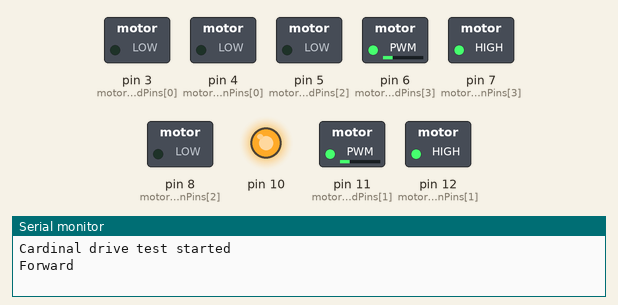
Recording of a sketch running on a simulated Arduino Uno, built with avr-gcc and run on an emulated ATmega328P. Shown: switched loads named in the sketch (green lamp = pin HIGH), output pins drawn as LEDs (lit = HIGH), the last lines printed to the serial monitor.

Above: at 0.05 s.
At 1.45 s:
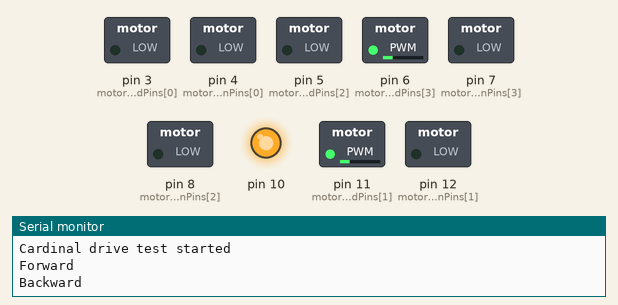
At 2.2 s:
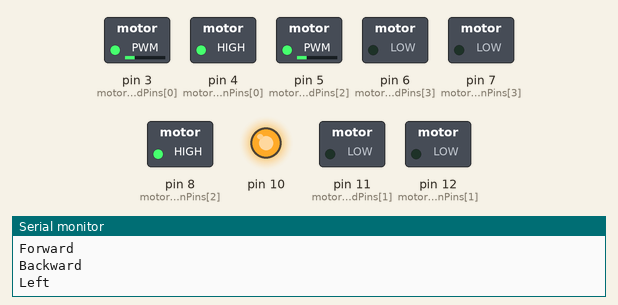
At 2.95 s:
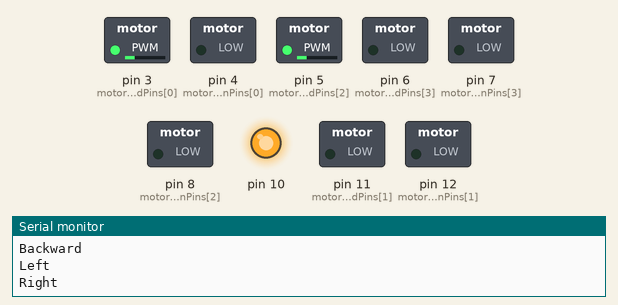
Timing chart, 0 to 6.9 s (numbered marks = the images above):
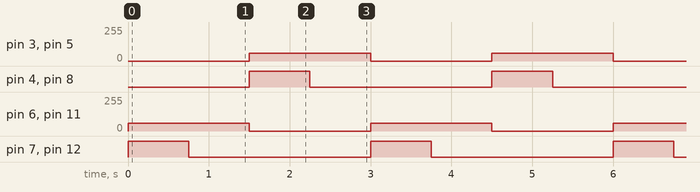

Measured:
- by itself, pin 3 (motorSpeedPins[0]), pin 5 (motorSpeedPins[2]), pin 6 (motorSpeedPins[3]), pin 11 (motorSpeedPins[1]): alternates 60/255 for 1.5 s and 0/255 for 1.5 s
- by itself, pin 4 (motorDirectionPins[0]), pin 7 (motorDirectionPins[3]), pin 8 (motorDirectionPins[2]), pin 12 (motorDirectionPins[1]): alternates HIGH for 0.75 s and LOW for 2.3 s

The sketch:

robot_cardinal_test.ino
```cpp
/*
  robot_cardinal_test.ino
  Repeats forward, backward, left, and right motion for 0.75 seconds each.
  Uses a two-motor pair for forward/back and a separate two-motor pair for
  left/right strafe.
*/

const int motorDirectionPins[4] = {4, 12, 8, 7};
const int motorSpeedPins[4] = {3, 11, 5, 6};
const int testSpeed = 60;
const unsigned long moveDurationMs = 750;

void setup() {
  Serial.begin(115200);

  for (int i = 0; i < 4; i++) {
    pinMode(motorDirectionPins[i], OUTPUT);
    pinMode(motorSpeedPins[i], OUTPUT);
  }

  pinMode(10, OUTPUT);
  digitalWrite(10, HIGH);

  stopMotors();
  Serial.println("Cardinal drive test started");
}

void setMotor(int index, bool forward, int speed) {
  digitalWrite(motorDirectionPins[index], forward ? HIGH : LOW);
  analogWrite(motorSpeedPins[index], speed);
}

void stopMotors() {
  for (int i = 0; i < 4; i++) {
    analogWrite(motorSpeedPins[i], 0);
  }
}

void driveForward(int speed) {
  stopMotors();
  setMotor(1, true, speed);
  setMotor(3, true, speed);
  Serial.println("Forward");
}

void driveBackward(int speed) {
  stopMotors();
  setMotor(1, false, speed);
  setMotor(3, false, speed);
  Serial.println("Backward");
}

void driveLeft(int speed) {
  stopMotors();
  setMotor(0, true, speed);
  setMotor(2, true, speed);
  Serial.println("Left");
}

void driveRight(int speed) {
  stopMotors();
  setMotor(0, false, speed);
  setMotor(2, false, speed);
  Serial.println("Right");
}

void loop() {
  driveForward(testSpeed);
  delay(moveDurationMs);

  driveBackward(testSpeed);
  delay(moveDurationMs);

  driveLeft(testSpeed);
  delay(moveDurationMs);

  driveRight(testSpeed);
  delay(moveDurationMs);
}
```
